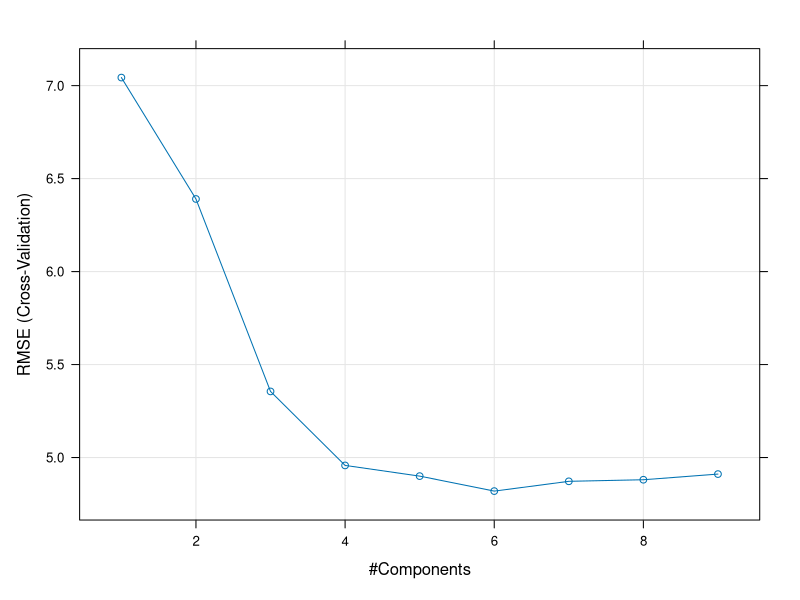
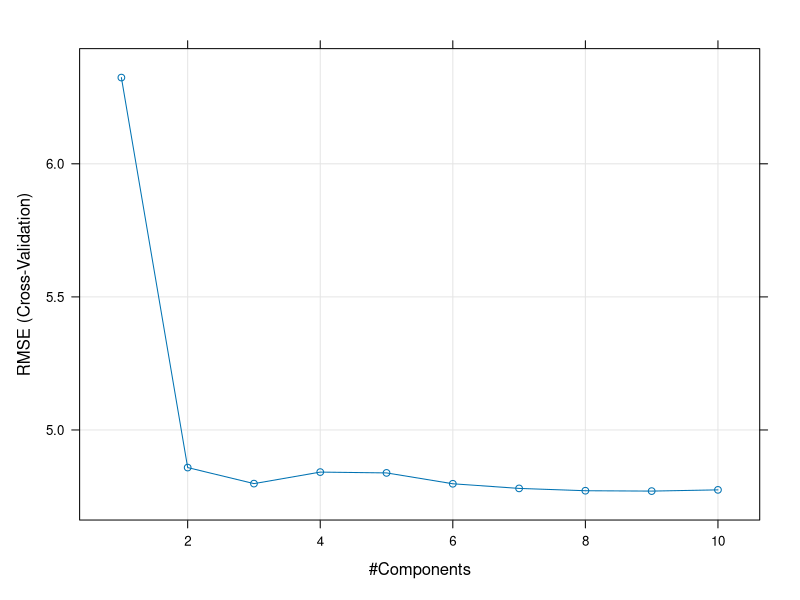

Here is the R script that generated these plots, in order:
#week 7 
#based on Introduction to Statistical Learning by James et al
#and Machine Learning Essentials by Kassambara 
#
#penalised regression
#install.packages("tidyverse")
#install.packages("caret")
#install.packages("glmnet")
library(tidyverse)
library(caret) #with function train
library(glmnet) #with function glmnet
#library(dplyr)
#library(pls)

#load the data
data("Boston", package="MASS")
head(Boston)
#split the data
set.seed(123)
train.samples <- Boston$medv %>% createDataPartition(p=0.7,list=FALSE)
train.data <- Boston[train.samples, ]
head(train.data, 3)
test.data <- Boston[-train.samples, ]
head(test.data, 3)

x <- model.matrix(medv~., train.data)[,-1]
y <- train.data$medv
head(x, 2)
head(Boston, 2)

#with glmnet(x, y, alpha=1, lambda = NULL)

#ridge, alpha=0
#find the best lambda using cv 
set.seed(123)
cv <- cv.glmnet(x,y,alpha=0)
cv
#display the best lambda
cv$lambda.min

model <- glmnet(x,y,alpha=0,lambda=cv$lambda.min)
model
coef(model)

#predict on the test data
x.test <- model.matrix(medv~.,test.data)[,-1]
head(x.test, 2)
predictions <- model %>% predict(x.test) %>% as.vector()

#model performance metrics
#use R2, or 
#use caret::R2 is to make sure to have R2 available, 
#not masked by package pls when pls is used
data.frame(
  RMSE.ridge = RMSE(predictions, test.data$medv),
  Rsquare.ridge = caret::R2(predictions, test.data$medv)
)
 
#lasso, alpha=1
set.seed(123)
cv <- cv.glmnet(x,y,alpha=1)
cv
cv$lambda.min
model <- glmnet(x,y,alpha=1,lambda=cv$lambda.min)
model
coef(model)
x.test <- model.matrix(medv~.,test.data)[,-1]
predictions <- model %>% predict(x.test) %>% as.vector()
data.frame(
  RMSE.lasso =  RMSE(predictions, test.data$medv),
  Rsquare.lasso = caret::R2(predictions, test.data$medv)
)

#elastic net, using caret which invokes glmnet
#use train with method="glmnet"
set.seed(123)
model <- train(
  medv~., data=train.data, method="glmnet", 
  trControl=trainControl("cv", number=10),
  tuneLength=10
)

model
model$bestTune

#final model; need to specify the best lambda
coef(model$finalModel, model$bestTune$lambda)

x.test <- model.matrix(medv~.,test.data)[,-1]
predictions <- model %>% predict(x.test) 
data.frame(
  RMSE.enet = RMSE(predictions, test.data$medv),
  Rsquare.enet = caret::R2(predictions, test.data$medv)
)

##################################################
#caret package comparison of ridge, lasso, elastic net
#grid range of lambda values
lambda <- 10^seq(-3,3,length=100)

#ridge
set.seed(123)
ridge <- train(
  medv~., data=train.data, method="glmnet", 
  trControl=trainControl("cv", number=9),
  tuneGrid=expand.grid(alpha=0, lambda=lambda)
)

coef(ridge$finalModel, ridge$bestTune$lambda)
predictions <- ridge %>% predict(test.data)

data.frame(
  RMSE.rid = RMSE(predictions, test.data$medv),
  Rsquare.rid = caret::R2(predictions, test.data$medv)
)

#lasso
set.seed(123)
lasso <- train(
  medv~., data=train.data, method="glmnet", 
  trControl=trainControl("cv", number=9),
  tuneGrid=expand.grid(alpha=1, lambda=lambda)
)
  
coef(lasso$finalModel, lasso$bestTune$lambda)
predictions <- lasso %>% predict(test.data)

data.frame(
  RMSE.las = RMSE(predictions, test.data$medv),
  Rsquare.las = caret::R2(predictions, test.data$medv)
)

#elastic
set.seed(123)
elastic <- train(
  medv~., data=train.data, method="glmnet", 
  trControl=trainControl("cv", number=9),
  #tuneLength=9
)

coef(elastic$finalModel, elastic$bestTune$lambda)
predictions <- elastic %>% predict(test.data)

data.frame(
  RMSE.net = RMSE(predictions, test.data$medv),
  Rsquare.net = caret::R2(predictions, test.data$medv)
)

#caret compare all of ridge, lasso, elastic net: 
#choose best with smallest median or mean RMSE
models <- list(ridge=ridge, lasso=lasso, elastic=elastic)
resamples(models) %>% summary(metric="RMSE")


##################################
##################################
#pcr
library(tidyverse)
library(caret)

#install.packages("pls") #has R2 too
library(pls)

set.seed(123)
pcr.model <- train(
  medv~., data=train.data, method="pcr",
  scale=TRUE,
  trControl=trainControl("cv",number=9),
  tuneLength=9
)

plot(pcr.model)
pcr.model$bestTune
summary(pcr.model$finalModel)
pcr.predictions <- pcr.model %>% predict(test.data)

data.frame(
 pcr.RMSE = caret::RMSE(pcr.predictions, test.data$medv),
 pcr.Rsquare = caret::R2(pcr.predictions, test.data$medv)
)

#PLS 
set.seed(123)
pls.model <- train(
  medv~., data=train.data, method="pls",
  scale=TRUE,
  trControl=trainControl("cv",number=9),
  tuneLength=10
)

plot(pls.model)
pls.model$bestTune
summary(pls.model$finalModel)
pls.predictions<-pls.model %>% predict(test.data)
pls.RMSE<-RMSE(pls.predictions, test.data$medv)
pls.Rsquare<-caret::R2(pls.predictions, test.data$medv)

pls.RMSE
pls.Rsquare

#####################  
models2 <- list(ridge=ridge, lasso=lasso, elastic=elastic, pcr=pcr.model, pls=pls.model)
resamples(models2) %>% summary(metric=c("RMSE", "MAE", "Rsquared")) 
#MAE=mean absolute error: smaller means better
